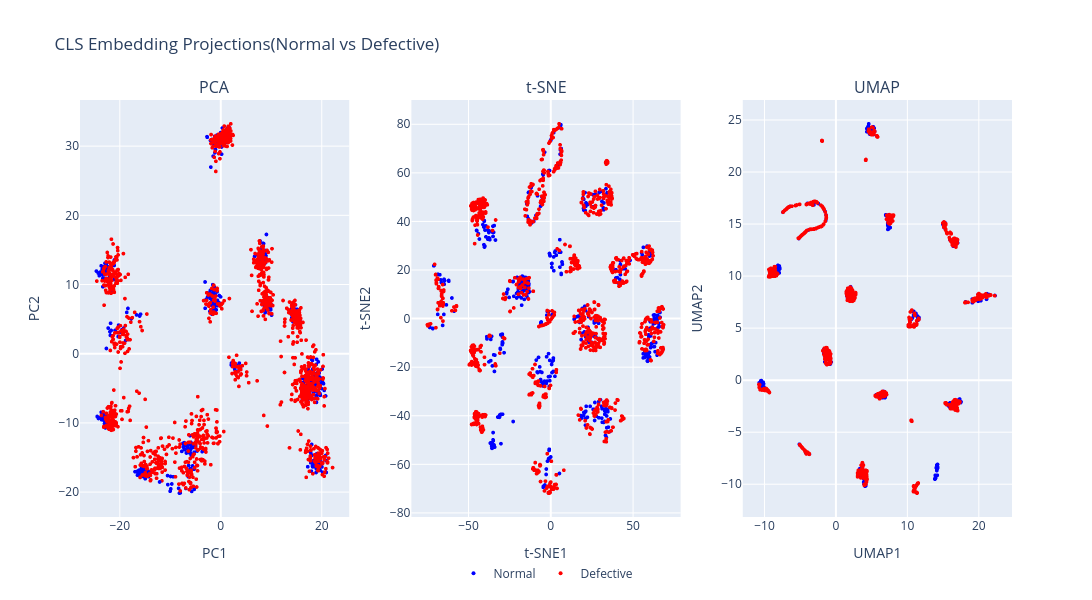

The notebook cell saved with this chart:
### Markdown cell above
Within the PCA projection, we can observe how the embedding space is organised along the two principal components that capture the greatest variance in the data. Several categories form distinct clusters that reflect similarities in their visual appearance. For example, relatively flat and homogeneous objects such as tile, leather, and wood are positioned closer together, while categories such as screw occupy a more distant region of the embedding space due to their more complex geometric structure and visual texture.

##

In the t-SNE projection, we can observe how compact or diffuse each category is within the embedding space. Most categories form relatively tight clusters, indicating that samples from the same category are represented consistently by the model. Notable exceptions include grid and screw, which exhibit more diffuse and fragmented structures. The screw category is particularly interesting, as it also achieved some of the lowest anomaly detection performance in the previous analysis. Rather than forming a single compact cluster, the embeddings are distributed in a figure-eight like structure, suggesting that normal and defective samples may occupy multiple overlapping regions of the embedding space. This reduced compactness may contribute to the lower AUROC scores observed for this category, as anomalous samples become more difficult to distinguish from normal samples using anomaly scoring methods.

##

Finally, the UMAP projection highlights how distinct the local neighbourhoods are within the embedding space and how compact these neighbourhoods remain. The observations regarding cluster compactness are similar to those seen in the t-SNE projection, with grid and screw again emerging as the most diffuse categories. Rather than forming a single coherent cluster, samples from these categories occupy multiple regions of the embedding space, with the screw category appearing to split into three distinct subregions. This provides further insight into the lower anomaly detection performance observed for screw in the previous analysis. Since normal samples are distributed across several disconnected regions rather than a single compact cluster, anomaly scoring methods may struggle to distinguish normal and defective samples consistently, resulting in reduced AUROC performance.

### Code cell
pca_test = pca_2d[~train_mask]
tsne_test = tsne_2d[~train_mask]
umap_test = umap_2d[~train_mask]

def_fig = make_subplots(
    rows=1,
    cols=3,
    subplot_titles=("PCA", "t-SNE", "UMAP")
)

plot_meta = [("PCA", pca_test, 1), ("t-SNE", tsne_test, 2), ("UMAP", umap_test, 3)]
for idx, (method_name, coords, col) in enumerate(plot_meta):
    for category in categories:
        mask = test_meta["category"] == category
        good_mask = mask & (test_meta["type"] == "good")
        bad_mask = mask & (test_meta["type"] != "good")

        def_fig.add_trace(
            go.Scattergl(
                x=coords[good_mask, 0],
                y=coords[good_mask, 1],
                mode="markers",
                marker=dict(size=4, color="blue"),
                name="Normal",
                showlegend=(method_name == "PCA" and category == categories[0]),
                legendgroup="Normal",
                customdata=np.stack([
                    test_meta.loc[good_mask, "category"],
                    test_meta.loc[good_mask, "type"],
                    test_meta.loc[good_mask, "path"]
                ], axis=1),
                hovertemplate=(
                    "Category: %{customdata[0]}" +
                    "<br>Type: %{customdata[1]}" +
                    "<br>Path: %{customdata[2]}" +
                    "<extra></extra>"
                )
            ),
            row=1,
            col=col
        )

        def_fig.add_trace(
            go.Scattergl(
                x=coords[bad_mask, 0],
                y=coords[bad_mask, 1],
                mode="markers",
                marker=dict(size=4, color="red"),
                name="Defective",
                showlegend=(method_name == "PCA" and category == categories[0]),
                legendgroup="Defective",
                customdata=np.stack([
                    test_meta.loc[bad_mask, "category"],
                    test_meta.loc[bad_mask, "type"],
                    test_meta.loc[bad_mask, "path"]
                ], axis=1),
                hovertemplate=(
                    "Category: %{customdata[0]}" +
                    "<br>Type: %{customdata[1]}" +
                    "<br>Path: %{customdata[2]}" +
                    "<extra></extra>"
                )
            ),
            row=1,
            col=col
        )

def_fig.update_xaxes(title_text="PC1", row=1, col=1)
def_fig.update_yaxes(title_text="PC2", row=1, col=1)

def_fig.update_xaxes(title_text="t-SNE1", row=1, col=2)
def_fig.update_yaxes(title_text="t-SNE2", row=1, col=2)

def_fig.update_xaxes(title_text="UMAP1", row=1, col=3)
def_fig.update_yaxes(title_text="UMAP2", row=1, col=3)

def_fig.update_layout(
    title="CLS Embedding Projections(Normal vs Defective)",
    width=1600, height=600,
    legend=dict(
        orientation="h",
        yanchor="top",
        y=-0.1,
        xanchor="center",
        x=0.5
    )
)
def_fig.show()
def_fig.write_image(IMAGE_DIR / "def_normal.svg")
